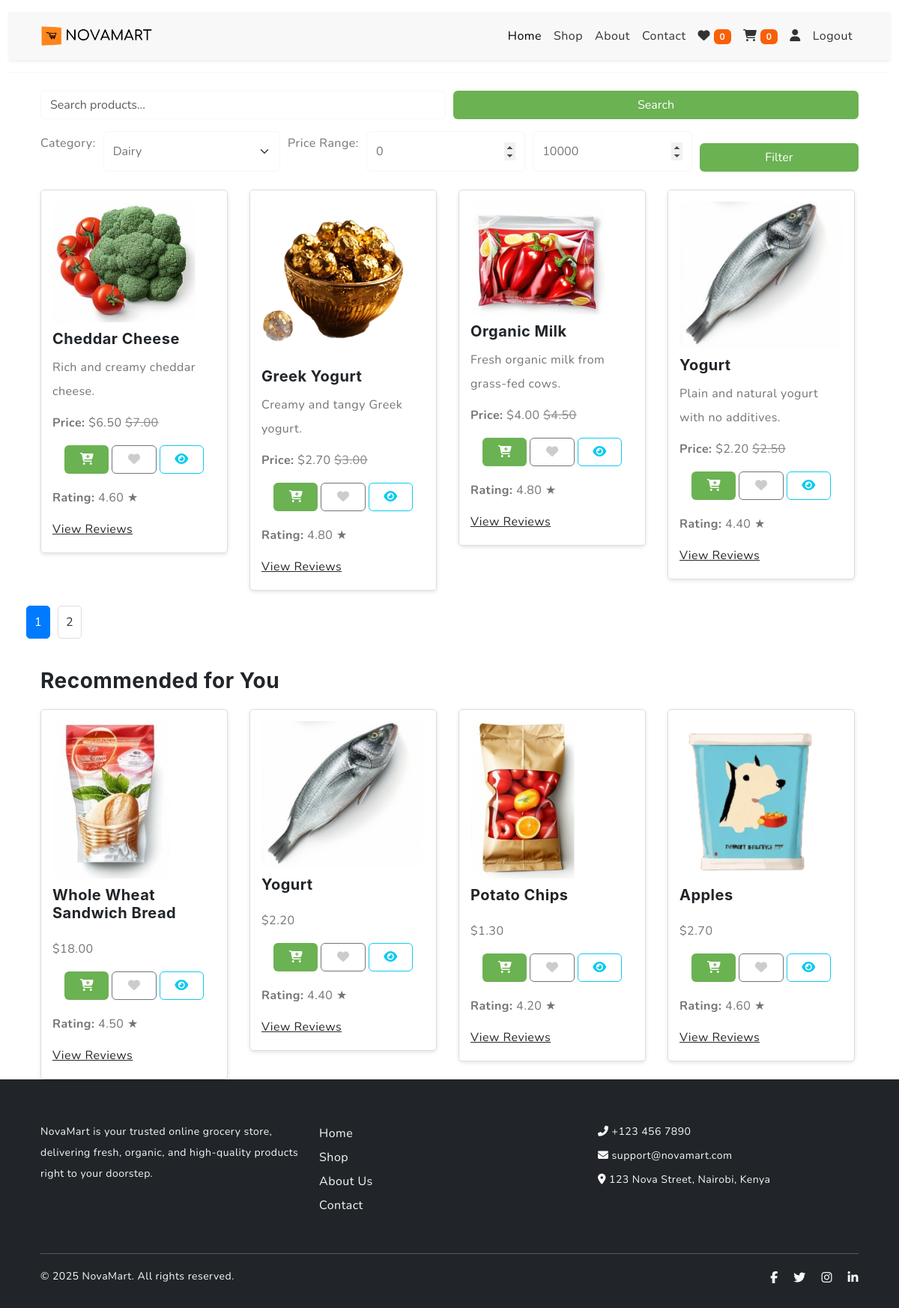
/shop.php?category=2 (signed in), run on the app's committed database.
### tables this page shows
CREATE TABLE products (
    id INT AUTO_INCREMENT PRIMARY KEY,
    category_id INT NOT NULL,
    name VARCHAR(255) NOT NULL,
    description TEXT,
    image_url VARCHAR(255),
    rating DECIMAL(3, 2),
    reviews_count INT,
    original_price DECIMAL(10, 2),
    discounted_price DECIMAL(10, 2),
    discount_percentage DECIMAL(5, 2),
    quantity_in_stock INT,
    is_featured BOOLEAN,
    is_most_popular BOOLEAN,
    is_just_arrived BOOLEAN,
    is_best_selling BOOLEAN,
    created_at TIMESTAMP DEFAULT CURRENT_TIMESTAMP,
    FOREIGN KEY (category_id) REFERENCES categories(id) ON DELETE CASCADE
);

### shop.php (the view, shortened to what this page needs)
<?php
include('db_connection.php');
$is_logged_in = isset($_SESSION['user_id']);
$search = isset($_GET['search']) ? $_GET['search'] : '';
$category_filter = isset($_GET['category']) ? $_GET['category'] : '';
$min_price = isset($_GET['min_price']) ? $_GET['min_price'] : 0;
$max_price = isset($_GET['max_price']) ? $_GET['max_price'] : 10000;
$limit = 12;
$page = isset($_GET['page']) ? $_GET['page'] : 1;
$offset = ($page - 1) * $limit;
$query = "SELECT * FROM products WHERE quantity_in_stock > 0
          AND (name LIKE '%$search%' OR description LIKE '%$search%')
          AND (original_price BETWEEN $min_price AND $max_price)
          AND (category_id LIKE '%$category_filter%')
          ORDER BY name ASC LIMIT $limit OFFSET $offset";
$result = mysqli_query($conn, $query);
$total_query = "SELECT COUNT(*) FROM products WHERE quantity_in_stock > 0";
$total_result = mysqli_query($conn, $total_query);
$total_row = mysqli_fetch_array($total_result);
$total_products = $total_row[0];
$total_pages = ceil($total_products / $limit);
?>
<!DOCTYPE html>
<html lang="en">
<head>
    <link rel="stylesheet" href="https://cdn.jsdelivr.net/npm/swiper@9/swiper-bundle.min.css">
    <link href="https://cdn.jsdelivr.net/npm/bootstrap@5.3.0-alpha3/dist/css/bootstrap.min.css" rel="stylesheet">
    <link rel="stylesheet" type="text/css" href="css/vendor.css">
    <link rel="stylesheet" type="text/css" href="style.css">
    <link href="https://cdnjs.cloudflare.com/ajax/libs/font-awesome/6.5.0/css/all.min.css" rel="stylesheet">
</head>
<body>
<header>
    <div class="container-fluid">
        <div class="row py-3 border-bottom">
            <nav class="navbar navbar-expand-lg navbar-light bg-light shadow-sm">
                <div class="container">
                    <img src="images/logo.png" alt="NovaMart logo" class="img-fluid" style="max-width: 150px; height: auto;">
                    <div class="collapse navbar-collapse" id="navbarNav">
                        <ul class="navbar-nav ms-auto">
                            <li class="nav-item">
                                <a class="nav-link active" href="index.php">Home</a>
                            </li>
                            <li class="nav-item">
                                <a class="nav-link" href="shop.php">Shop</a>
                            </li>
                            <li class="nav-item">
                                <a class="nav-link" href="#about">About</a>
                            </li>
                            <li class="nav-item">
                                <a class="nav-link" href="#contact">Contact</a>
                            </li>
                             <li class="nav-item">
                        <a class="nav-link" href="wishlist.php">
                            <i class="fas fa-heart"></i>
                            <span id="wishlist-count" class="badge bg-danger">
                                <?php echo $_SESSION['wishlist_count'] ?? 0; ?>
                            </span>
                        </a>
                    </li>
                            <li class="nav-item">
                    <a class="nav-link" href="cart.php">
                      <i class="fas fa-cart-shopping"></i>
                      <span id="cart-count" class="badge bg-danger"><?php echo $_SESSION['cart_count'] ?? 0; ?></span>
                    </a>
                  </li>
                  <?php if ($is_logged_in): ?>
                    <li class="nav-item">
                      <a class="nav-link" href="#" data-bs-toggle="modal" data-bs-target="#userInfoModal">
                        <i class="fas fa-user"></i>
                      </a>
                    </li>
                    <li class="nav-item">
                      <a class="nav-link" href="logout.php">Logout</a>
                    </li>
                  <?php endif; ?>
                        </ul>
                    </div>
                </div>
            </nav>
        </div>
    </div>
</header>
<section class="search-filter container my-4">
    <form method="GET" action="shop.php">
        <input type="text" name="search" placeholder="Search products..." value="<?php echo $search; ?>" class="form-control">
        <button type="submit" class="btn btn-primary">Search</button>
    </form>
    <form method="GET" action="shop.php" class="mt-3">
        <label>Category:</label>
        <select name="category" class="form-select">
            <?php
            $categories_query = "SELECT * FROM categories";
            $categories_result = mysqli_query($conn, $categories_query);
            while ($category = mysqli_fetch_assoc($categories_result)) {
                echo "<option value='{$category['id']}'" . ($category['id'] == $category_filter ? ' selected' : '') . ">{$category['name']}</option>";
            }
            ?>
        </select>
        <label>Price Range:</label>
        <input type="number" name="min_price" placeholder="Min Price" value="<?php echo $min_price; ?>" class="form-control">
        <input type="number" name="max_price" placeholder="Max Price" value="<?php echo $max_price; ?>" class="form-control">
        <button type="submit" class="btn btn-primary mt-3">Filter</button>
    </form>
</section>
<section class="product-listings container">
    <div class="row">
        <?php while ($row = mysqli_fetch_assoc($result)): ?>
            <div class="col-md-6 col-lg-4 col-xl-3">
                <div class="product-card">
                    <img src="<?php echo $row['image_url']; ?>" alt="<?php echo $row['name']; ?>" class="product-image">
                    <h3><?php echo $row['name']; ?></h3>
                    <p><?php echo $row['description']; ?></p>
                    <p><strong>Price:</strong> $<?php echo $row['discounted_price']; ?>
                        <span class="original-price">$<?php echo $row['original_price']; ?></span>
                    </p>
                    <div class="button-area p-3 pt-0">
                        <div class="row g-1 mt-2">
                            <div class="col-4">
                                <button class="btn btn-primary w-100 add-to-cart" data-product-id="<?php echo $row['id']; ?>">
                                    <i class="fas fa-cart-plus"></i>
                                </button>
                            </div>
                            <div class="col-4">
                                <button class="btn btn-outline-secondary w-100 add-to-wishlist" data-product-id="<?php echo $row['id']; ?>">
                                    <i class="fas fa-heart wishlist-icon"></i>
                                </button>
                            </div>
                            <div class="col-4">
                                <button class="btn btn-outline-info w-100 quick-view-btn" data-id="<?php echo $row['id']; ?>">
                                    <i class="fas fa-eye"></i>
                                </button>
                            </div>
                        </div>
                    </div>
                    <p><strong>Rating:</strong> <?php echo $row['rating']; ?> ★</p>
                    <a href="product_reviews.php?product_id=<?php echo $row['id']; ?>">View Reviews</a>
                </div>
            </div>
        <?php endwhile; ?>
    </div>
</section>
<div class="pagination container">
    <?php for ($i = 1; $i <= $total_pages; $i++): ?>
        <a href="shop.php?page=<?php echo $i; ?>&search=<?php echo $search; ?>&category=<?php echo $category_filter; ?>&min_price=<?php echo $min_price; ?>&max_price=<?php echo $max_price; ?>" class="<?php echo ($i == $page) ? 'active' : ''; ?>"><?php echo $i; ?></a>
    <?php endfor; ?>
</div>
<section class="recommended-products container">
    <h3>Recommended for You</h3>
    <div class="row">
        <?php
        $recommended_query = "SELECT * FROM products WHERE is_featured = 1 LIMIT 4";
        $recommended_result = mysqli_query($conn, $recommended_query);
        while ($recommended = mysqli_fetch_assoc($recommended_result)) {
            echo "<div class='col-md-6 col-lg-4 col-xl-3'>
                    <div class='product-card'>
                        <img src='{$recommended['image_url']}' alt='{$recommended['name']}' class='product-image'>
                        <h3>{$recommended['name']}</h3>
                        <p>\${$recommended['discounted_price']}</p>
                        <div class='button-area p-3 pt-0'>
                            <div class='row g-1 mt-2'>
                                <div class='col-4'>
                                    <button class='btn btn-primary w-100 add-to-cart' data-product-id='{$recommended['id']}'>
                                        <i class='fas fa-cart-plus'></i>
                                    </button>
                                </div>
                                <div class='col-4'>
                                    <button class='btn btn-outline-secondary w-100 add-to-wishlist' data-product-id='{$recommended['id']}'>
                                        <i class='fas fa-heart wishlist-icon'></i>
                                    </button>
                                </div>
                                <div class='col-4'>
                                    <button class='btn btn-outline-info w-100 quick-view-btn' data-id='{$recommended['id']}'>
                                        <i class='fas fa-eye'></i>
                                    </button>
                                </div>
                            </div>
                        </div>
                        <p><strong>Rating:</strong> {$recommended['rating']} ★</p>
                        <a href='product_reviews.php?product_id={$recommended['id']}'>View Reviews</a>
                    </div>
                </div>";
        }
        ?>
    </div>
</section>
<footer class="footer bg-dark text-light py-4">
    <div class="container">
        <div class="row">
            <div class="col-md-4 mb-3">
                <h5 class="text-uppercase fw-bold">About NovaMart</h5>
                <p class="small">
                    NovaMart is your trusted online grocery store, delivering fresh, organic, and high-quality products right to your doorstep.
                </p>
            </div>
            <div class="col-md-4 mb-3">
                <h5 class="text-uppercase fw-bold">Quick Links</h5>
                <ul class="list-unstyled">
                    <li><a href="#" class="text-light text-decoration-none">Home</a></li>
                    <li><a href="#" class="text-light text-decoration-none">Shop</a></li>
                    <li><a href="#" class="text-light text-decoration-none">About Us</a></li>
                    <li><a href="#" class="text-light text-decoration-none">Contact</a></li>
                </ul>
            </div>
            <div class="col-md-4 mb-3">
                <h5 class="text-uppercase fw-bold">Contact Us</h5>
                <p class="small mb-1"><i class="fas fa-phone-alt"></i> +123 456 7890</p>
                <p class="small mb-1"><i class="fas fa-envelope"></i> support@novamart.com</p>
                <p class="small mb-0"><i class="fas fa-map-marker-alt"></i> 123 Nova Street, Nairobi, Kenya</p>
            </div>
        </div>
        <hr class="border-light">
        <div class="row">
            <div class="col-md-6">
                <p class="mb-0 small">&copy; 2025 NovaMart. All rights reserved.</p>
            </div>
            <div class="col-md-6 text-md-end">
                <a href="#" class="text-light me-3"><i class="fab fa-facebook-f"></i></a>
                <a href="#" class="text-light me-3"><i class="fab fa-twitter"></i></a>
                <a href="#" class="text-light me-3"><i class="fab fa-instagram"></i></a>
                <a href="#" class="text-light"><i class="fab fa-linkedin-in"></i></a>
            </div>
        </div>
    </div>
</footer>
<div class="toast-container position-fixed bottom-0 end-0 p-3">
</div>
</body>
</html>

### style.css (style rules this page uses)
body { --heading-font : "Inter", sans-serif; --bs-link-color: #333; --bs-link-hover-color:#333; --bs-link-color-rgb: 40,40,40; --bs-link-hover-color-rgb: 0,0,0; --bs-light-rgb: 248, 248, 248; --bs-font-sans-serif: "Inter", sans-serif; --bs-body-font-family: var(--bs-font-sans-serif); --bs-body-font-size: 1rem; --bs-body-font-weight: 400; --bs-body-line-height: 2; --bs-body-color: #747474; --bs-primary: #6BB252; --bs-primary-rgb: 107, 178, 82; --bs-secondary: #364127; --bs-secondary-rgb: 54, 65, 39; --bs-danger: #F95F09; --bs-danger-rgb: 249, 95, 9; --bs-success: #a3be4c; --bs-success-rgb: 163, 190, 76; --bs-primary-bg-subtle: #FFF9EB; --bs-success-bg-subtle: #eef5e5; --bs-border-color: #F7F7F7; }
.btn-primary { --bs-btn-color: #fff; --bs-btn-bg: var(--bs-primary); --bs-btn-border-color: transparent; --bs-btn-hover-color: #fff; --bs-btn-hover-bg: #f7a422; --bs-btn-hover-border-color: transparent; --bs-btn-focus-shadow-rgb: 49,132,253; --bs-btn-active-color: #fff; --bs-btn-active-bg: var(--bs-primary); --bs-btn-active-border-color: transparent; --bs-btn-active-shadow: inset 0 3px 5px rgba(0, 0, 0, 0.125); --bs-btn-disabled-color: #fff; --bs-btn-disabled-bg: #d3d7dd; --bs-btn-disabled-border-color: transparent; }
body { letter-spacing: 0.03em; }
h1,h2,h3,h4,h5,h6 { font-family: var(--heading-font); color: var(--bs-dark); font-weight: 700; }
.pagination { --bs-pagination-active-bg: var(--bs-primary); --bs-pagination-active-border-color: var(--bs-primary); }
.container, .container-fluid, .container-lg, .container-md, .container-sm, .container-xl, .container-xxl { --bs-gutter-x: 3rem; }
.container-fluid { max-width: 1600px; }
body { font-family: 'Nunito', sans-serif; }
.navbar-nav .nav-link { color: #333; }
.footer { background-color: #343a40; color: #fff; padding: 20px 0; }
.footer a { color: #fff; }

### shop.php (style rules this page uses)
.search-filter { margin-bottom: 20px; }
.search-filter form { display: flex; flex-wrap: wrap; gap: 10px; }
.search-filter input, .search-filter select, .search-filter button { flex: 1; min-width: 150px; }
.product-listings { display: flex; flex-wrap: wrap; gap: 20px; }
.product-card { border: 1px solid #ddd; padding: 15px; border-radius: 5px; box-shadow: 0 2px 5px rgba(0, 0, 0, 0.1); transition: transform 0.3s; width: calc(25% - 20px); min-width: 250px; box-sizing: border-box; }
.product-card img { max-width: 100%; height: auto; margin-bottom: 10px; border-radius: 5px; }
.product-card h3 { font-size: 1.25rem; margin-bottom: 10px; }
.product-card p { margin-bottom: 10px; }
.product-card .original-price { text-decoration: line-through; color: #888; }
.pagination { margin-top: 20px; text-align: center; }
.pagination a { margin: 0 5px; padding: 5px 10px; border: 1px solid #ddd; border-radius: 5px; text-decoration: none; color: #333; }
.pagination a.active { background-color: #007bff; color: #fff; border-color: #007bff; }
.recommended-products { margin-top: 40px; }
.recommended-products h3 { margin-bottom: 20px; }
.wishlist-icon { color: #ccc; cursor: pointer; }

### data on the page
products: image_url (picture), name "Cheddar Cheese", description "Rich and creamy cheddar cheese.", discounted_price "6.50", original_price "7.00", rating "4.60"
products: image_url (picture), name "Greek Yogurt", description "Creamy and tangy Greek yogurt.", discounted_price "2.70", original_price "3.00", rating "4.80"
products: image_url (picture), name "Organic Milk", description "Fresh organic milk from grass-fed cows.", discounted_price "4.00", original_price "4.50", rating "4.80"
products: image_url (picture), name "Yogurt", description "Plain and natural yogurt with no additives.", discounted_price "2.20", original_price "2.50", rating "4.40"
products: image_url (picture), name "Whole Wheat Sandwich Bread", discounted_price "18.00", rating "4.50"
products: image_url (picture), name "Potato Chips", discounted_price "1.30", rating "4.20"
products: image_url (picture), name "Apples", discounted_price "2.70", rating "4.60"

### other printed values
$_SESSION['wishlist_count'] "0"
$_SESSION['cart_count'] "0"
form field category "Dairy"
